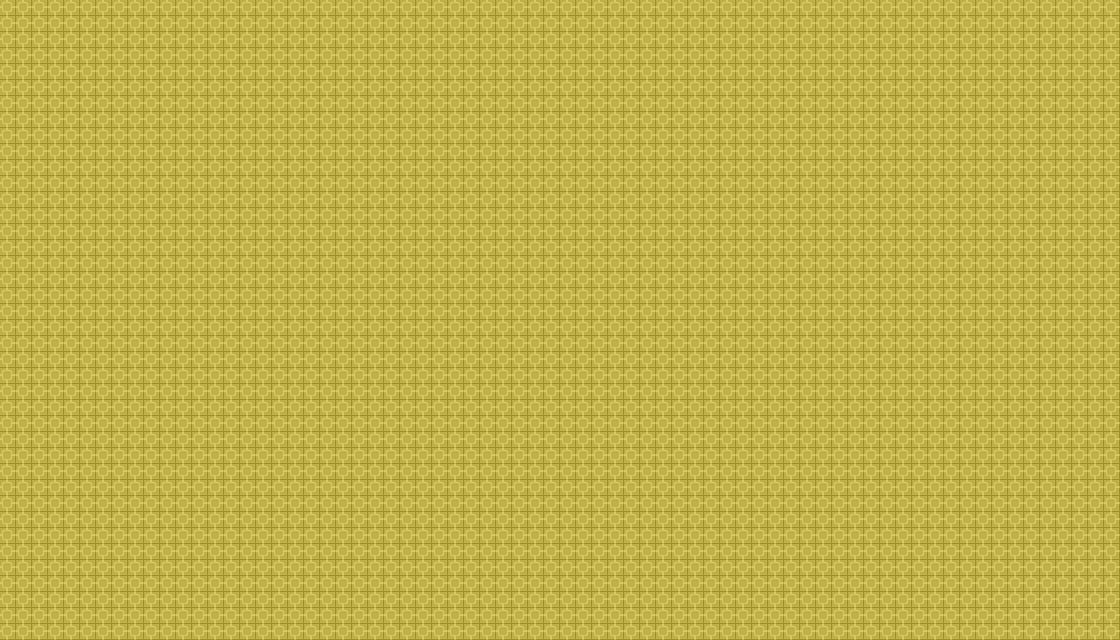

The image is a tile-based game level rendered from a .tmx file. Its description and complete source (layers, tilesets, objects, tile grids) follow:
An orthogonal 35x20 tile map with 32x32 px tiles, 1 tile layer (start), 2 tilesets.

<map version="1.8" tiledversion="1.8.5" orientation="orthogonal" renderorder="right-down" width="35" height="20" tilewidth="32" tileheight="32" infinite="0" nextlayerid="3" nextobjectid="1">
 <editorsettings>
  <export target="test.json" format="json" />
 </editorsettings>
 <tileset firstgid="1" name="pkmn-indoor" tilewidth="32" tileheight="32" tilecount="4792" columns="8">
  <image source="../../assets/tileset-pkm-interior.png" width="256" height="19168" />
 </tileset>
 <tileset firstgid="4793" name="pkmn-indoor2" tilewidth="32" tileheight="32" tilecount="0" columns="0" />
 <layer id="1" name="start" width="35" height="20">
  <data encoding="csv">
1,1,1,1,1,1,1,1,1,1,1,1,1,1,1,1,1,1,1,1,1,1,1,1,1,1,1,1,1,1,1,1,1,1,1,
1,1,1,1,1,1,1,1,1,1,1,1,1,1,1,1,1,1,1,1,1,1,1,1,1,1,1,1,1,1,1,1,1,1,1,
1,1,1,1,1,1,1,1,1,1,1,1,1,1,1,1,1,1,1,1,1,1,1,1,1,1,1,1,1,1,1,1,1,1,1,
1,1,1,1,1,1,1,1,1,1,1,1,1,1,1,1,1,1,1,1,1,1,1,1,1,1,1,1,1,1,1,1,1,1,1,
1,1,1,1,1,1,1,1,1,1,1,1,1,1,1,1,1,1,1,1,1,1,1,1,1,1,1,1,1,1,1,1,1,1,1,
1,1,1,1,1,1,1,1,1,1,1,1,1,1,1,1,1,1,1,1,1,1,1,1,1,1,1,1,1,1,1,1,1,1,1,
1,1,1,1,1,1,1,1,1,1,1,1,1,1,1,1,1,1,1,1,1,1,1,1,1,1,1,1,1,1,1,1,1,1,1,
1,1,1,1,1,1,1,1,1,1,1,1,1,1,1,1,1,1,1,1,1,1,1,1,1,1,1,1,1,1,1,1,1,1,1,
1,1,1,1,1,1,1,1,1,1,1,1,1,1,1,1,1,1,1,1,1,1,1,1,1,1,1,1,1,1,1,1,1,1,1,
1,1,1,1,1,1,1,1,1,1,1,1,1,1,1,1,1,1,1,1,1,1,1,1,1,1,1,1,1,1,1,1,1,1,1,
1,1,1,1,1,1,1,1,1,1,1,1,1,1,1,1,1,1,1,1,1,1,1,1,1,1,1,1,1,1,1,1,1,1,1,
1,1,1,1,1,1,1,1,1,1,1,1,1,1,1,1,1,1,1,1,1,1,1,1,1,1,1,1,1,1,1,1,1,1,1,
1,1,1,1,1,1,1,1,1,1,1,1,1,1,1,1,1,1,1,1,1,1,1,1,1,1,1,1,1,1,1,1,1,1,1,
1,1,1,1,1,1,1,1,1,1,1,1,1,1,1,1,1,1,1,1,1,1,1,1,1,1,1,1,1,1,1,1,1,1,1,
1,1,1,1,1,1,1,1,1,1,1,1,1,1,1,1,1,1,1,1,1,1,1,1,1,1,1,1,1,1,1,1,1,1,1,
1,1,1,1,1,1,1,1,1,1,1,1,1,1,1,1,1,1,1,1,1,1,1,1,1,1,1,1,1,1,1,1,1,1,1,
1,1,1,1,1,1,1,1,1,1,1,1,1,1,1,1,1,1,1,1,1,1,1,1,1,1,1,1,1,1,1,1,1,1,1,
1,1,1,1,1,1,1,1,1,1,1,1,1,1,1,1,1,1,1,1,1,1,1,1,1,1,1,1,1,1,1,1,1,1,1,
1,1,1,1,1,1,1,1,1,1,1,1,1,1,1,1,1,1,1,1,1,1,1,1,1,1,1,1,1,1,1,1,1,1,1,
1,1,1,1,1,1,1,1,1,1,1,1,1,1,1,1,1,1,1,1,1,1,1,1,1,1,1,1,1,1,1,1,1,1,1
</data>
 </layer>
 <objectgroup id="2" name="floorLayer" />
</map>
